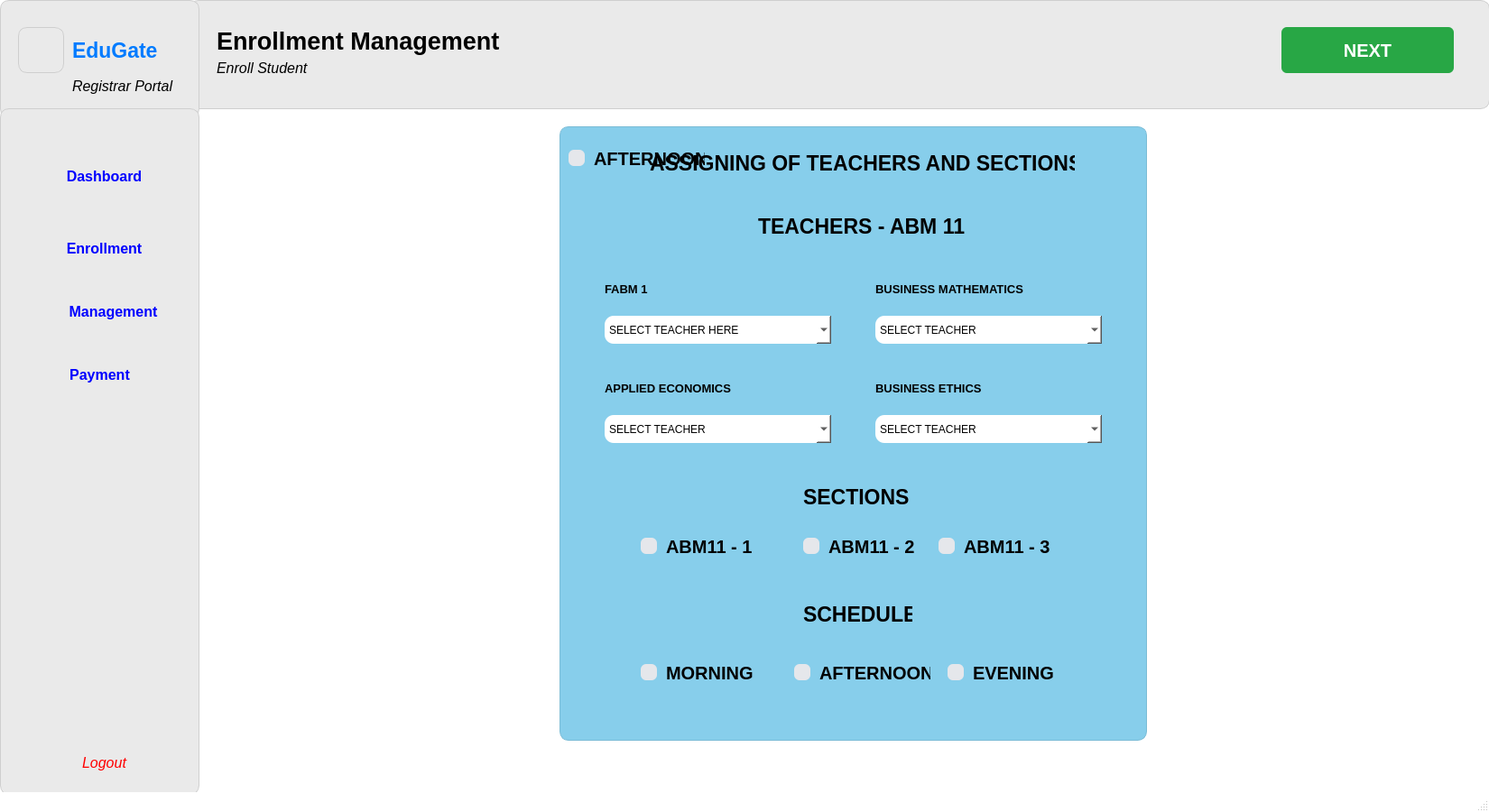
<?xml version="1.0" encoding="UTF-8"?>
<ui version="4.0">
 <class>MainWindow</class>
 <widget class="QMainWindow" name="MainWindow">
  <property name="geometry">
   <rect>
    <x>0</x>
    <y>0</y>
    <width>1650</width>
    <height>900</height>
   </rect>
  </property>
  <property name="sizePolicy">
   <sizepolicy hsizetype="Fixed" vsizetype="Fixed">
    <horstretch>0</horstretch>
    <verstretch>0</verstretch>
   </sizepolicy>
  </property>
  <property name="minimumSize">
   <size>
    <width>1650</width>
    <height>900</height>
   </size>
  </property>
  <property name="maximumSize">
   <size>
    <width>1650</width>
    <height>900</height>
   </size>
  </property>
  <property name="windowTitle">
   <string>MainWindow</string>
  </property>
  <property name="styleSheet">
   <string notr="true">QMainWindow {
    background-color: white;
}
</string>
  </property>
  <widget class="QWidget" name="centralwidget">
   <widget class="QWidget" name="widget" native="true">
    <property name="geometry">
     <rect>
      <x>210</x>
      <y>0</y>
      <width>1441</width>
      <height>121</height>
     </rect>
    </property>
    <property name="styleSheet">
     <string notr="true">QWidget {
    background-color: #eaeaea;  
    border: 1px solid #cfcfcf;
    border-radius: 10px;
}
</string>
    </property>
    <widget class="QLabel" name="label">
     <property name="geometry">
      <rect>
       <x>30</x>
       <y>20</y>
       <width>341</width>
       <height>51</height>
      </rect>
     </property>
     <property name="font">
      <font>
       <family>Segoe UI</family>
       <pointsize>20</pointsize>
       <weight>75</weight>
       <italic>false</italic>
       <bold>true</bold>
      </font>
     </property>
     <property name="styleSheet">
      <string notr="true">QLabel {
    background-color: #eaeaea;   /* match your widget color */
    border: none;                /* remove border */
    color: #000;                 /* text color (change if needed) */
}
</string>
     </property>
     <property name="text">
      <string>Enrollment Management</string>
     </property>
    </widget>
    <widget class="QLabel" name="label_2">
     <property name="geometry">
      <rect>
       <x>30</x>
       <y>60</y>
       <width>171</width>
       <height>31</height>
      </rect>
     </property>
     <property name="font">
      <font>
       <family>Segoe UI</family>
       <pointsize>12</pointsize>
       <weight>50</weight>
       <italic>true</italic>
       <bold>false</bold>
      </font>
     </property>
     <property name="styleSheet">
      <string notr="true">QLabel {
    background-color: #eaeaea;   /* match your widget color */
    border: none;                /* remove border */
    color: #000;                 /* text color (change if needed) */
}
</string>
     </property>
     <property name="text">
      <string>Enroll Student</string>
     </property>
    </widget>
    <widget class="QPushButton" name="pushButton_5">
     <property name="geometry">
      <rect>
       <x>1210</x>
       <y>30</y>
       <width>191</width>
       <height>51</height>
      </rect>
     </property>
     <property name="font">
      <font>
       <family>Segoe UI</family>
       <pointsize>15</pointsize>
       <weight>75</weight>
       <bold>true</bold>
      </font>
     </property>
     <property name="styleSheet">
      <string notr="true">QPushButton {
    background-color: #28a745;
    color: white;
    border: none;
    border-radius: 6px;
    padding: 5px 12px;
}
</string>
     </property>
     <property name="text">
      <string>NEXT</string>
     </property>
    </widget>
   </widget>
   <widget class="QWidget" name="widget_3" native="true">
    <property name="geometry">
     <rect>
      <x>0</x>
      <y>0</y>
      <width>221</width>
      <height>131</height>
     </rect>
    </property>
    <property name="styleSheet">
     <string notr="true">QWidget {
    background-color: #eaeaea;  
    border: 1px solid #cfcfcf;
    border-radius: 10px;
}
</string>
    </property>
    <widget class="QLabel" name="label_3">
     <property name="geometry">
      <rect>
       <x>20</x>
       <y>30</y>
       <width>51</width>
       <height>51</height>
      </rect>
     </property>
     <property name="text">
      <string/>
     </property>
     <property name="pixmap">
      <pixmap>../../../Downloads/ChatGPT Image Dec 10, 2025, 02_26_54 PM.png</pixmap>
     </property>
     <property name="scaledContents">
      <bool>true</bool>
     </property>
    </widget>
    <widget class="QLabel" name="label_4">
     <property name="geometry">
      <rect>
       <x>80</x>
       <y>30</y>
       <width>111</width>
       <height>51</height>
      </rect>
     </property>
     <property name="font">
      <font>
       <family>Segoe UI</family>
       <pointsize>17</pointsize>
       <weight>75</weight>
       <italic>false</italic>
       <bold>true</bold>
      </font>
     </property>
     <property name="styleSheet">
      <string notr="true">QLabel {
    color: #007BFF;    /* nice clean blue */
    background-color: transparent;   /* optional */
    border: none;                    /* optional */
}
</string>
     </property>
     <property name="text">
      <string>EduGate</string>
     </property>
    </widget>
    <widget class="QLabel" name="label_5">
     <property name="geometry">
      <rect>
       <x>80</x>
       <y>80</y>
       <width>121</width>
       <height>31</height>
      </rect>
     </property>
     <property name="font">
      <font>
       <family>Segoe UI</family>
       <pointsize>12</pointsize>
       <weight>50</weight>
       <italic>true</italic>
       <bold>false</bold>
      </font>
     </property>
     <property name="styleSheet">
      <string notr="true">QLabel {
    background-color: #eaeaea;   /* match your widget color */
    border: none;                /* remove border */
    color: #000;                 /* text color (change if needed) */
}
</string>
     </property>
     <property name="text">
      <string>Registrar Portal</string>
     </property>
    </widget>
   </widget>
   <widget class="QWidget" name="widget_2" native="true">
    <property name="geometry">
     <rect>
      <x>0</x>
      <y>120</y>
      <width>221</width>
      <height>761</height>
     </rect>
    </property>
    <property name="styleSheet">
     <string notr="true">QWidget {
    background-color: #eaeaea;  
    border: 1px solid #cfcfcf;
    border-radius: 10px;
}
</string>
    </property>
    <widget class="QLabel" name="label_6">
     <property name="geometry">
      <rect>
       <x>20</x>
       <y>60</y>
       <width>41</width>
       <height>31</height>
      </rect>
     </property>
     <property name="font">
      <font>
       <family>Segoe UI</family>
       <pointsize>8</pointsize>
       <weight>50</weight>
       <italic>true</italic>
       <bold>false</bold>
      </font>
     </property>
     <property name="styleSheet">
      <string notr="true">QLabel {
    background-color: #eaeaea;   /* match your widget color */
    border: none;                /* remove border */
    color: #000;                 /* text color (change if needed) */
}
</string>
     </property>
     <property name="text">
      <string/>
     </property>
     <property name="pixmap">
      <pixmap>../../../Downloads/dashboard-monitor.png</pixmap>
     </property>
     <property name="scaledContents">
      <bool>true</bool>
     </property>
    </widget>
    <widget class="QPushButton" name="pushButton">
     <property name="geometry">
      <rect>
       <x>20</x>
       <y>50</y>
       <width>191</width>
       <height>51</height>
      </rect>
     </property>
     <property name="font">
      <font>
       <family>Segoe UI</family>
       <pointsize>12</pointsize>
       <weight>75</weight>
       <bold>true</bold>
      </font>
     </property>
     <property name="styleSheet">
      <string notr="true">QPushButton {
    border: none;
    outline: none;
    color: blue;
}
QPushButton:hover {
    color: #1565c0;
}

QPushButton:pressed {
    color: #0d47a1;
}
</string>
     </property>
     <property name="text">
      <string>Dashboard</string>
     </property>
    </widget>
    <widget class="QLabel" name="label_7">
     <property name="geometry">
      <rect>
       <x>30</x>
       <y>140</y>
       <width>31</width>
       <height>31</height>
      </rect>
     </property>
     <property name="font">
      <font>
       <family>Segoe UI</family>
       <pointsize>8</pointsize>
       <weight>50</weight>
       <italic>true</italic>
       <bold>false</bold>
      </font>
     </property>
     <property name="styleSheet">
      <string notr="true">QLabel {
    background-color: #eaeaea;   /* match your widget color */
    border: none;                /* remove border */
    color: #000;                 /* text color (change if needed) */
}
</string>
     </property>
     <property name="text">
      <string/>
     </property>
     <property name="pixmap">
      <pixmap>../../../Downloads/user-add.png</pixmap>
     </property>
     <property name="scaledContents">
      <bool>true</bool>
     </property>
    </widget>
    <widget class="QPushButton" name="pushButton_2">
     <property name="geometry">
      <rect>
       <x>20</x>
       <y>130</y>
       <width>191</width>
       <height>51</height>
      </rect>
     </property>
     <property name="font">
      <font>
       <family>Segoe UI</family>
       <pointsize>12</pointsize>
       <weight>75</weight>
       <bold>true</bold>
      </font>
     </property>
     <property name="toolTip">
      <string>&lt;html&gt;&lt;head/&gt;&lt;body&gt;&lt;p&gt;Enrollment&lt;br/&gt;Management&lt;/p&gt;&lt;/body&gt;&lt;/html&gt;</string>
     </property>
     <property name="styleSheet">
      <string notr="true">QPushButton {
    border: none;
    outline: none;
    color: blue;
}
QPushButton:hover {
    color: #1565c0;
}

QPushButton:pressed {
    color: #0d47a1;
}
</string>
     </property>
     <property name="text">
      <string>Enrollment</string>
     </property>
    </widget>
    <widget class="QLabel" name="label_8">
     <property name="geometry">
      <rect>
       <x>20</x>
       <y>210</y>
       <width>41</width>
       <height>31</height>
      </rect>
     </property>
     <property name="font">
      <font>
       <family>Segoe UI</family>
       <pointsize>8</pointsize>
       <weight>50</weight>
       <italic>true</italic>
       <bold>false</bold>
      </font>
     </property>
     <property name="styleSheet">
      <string notr="true">QLabel {
    background-color: #eaeaea;   /* match your widget color */
    border: none;                /* remove border */
    color: #000;                 /* text color (change if needed) */
}
</string>
     </property>
     <property name="text">
      <string/>
     </property>
     <property name="pixmap">
      <pixmap>../../../Downloads/people-group.png</pixmap>
     </property>
     <property name="scaledContents">
      <bool>true</bool>
     </property>
    </widget>
    <widget class="QPushButton" name="pushButton_3">
     <property name="geometry">
      <rect>
       <x>40</x>
       <y>200</y>
       <width>171</width>
       <height>51</height>
      </rect>
     </property>
     <property name="font">
      <font>
       <family>Segoe UI</family>
       <pointsize>12</pointsize>
       <weight>75</weight>
       <bold>true</bold>
      </font>
     </property>
     <property name="toolTip">
      <string>&lt;html&gt;&lt;head/&gt;&lt;body&gt;&lt;p&gt;Enrollment&lt;br/&gt;Management&lt;/p&gt;&lt;/body&gt;&lt;/html&gt;</string>
     </property>
     <property name="styleSheet">
      <string notr="true">QPushButton {
    border: none;
    outline: none;
    color: blue;
}
QPushButton:hover {
    color: #1565c0;
}

QPushButton:pressed {
    color: #0d47a1;
}
</string>
     </property>
     <property name="text">
      <string>Management</string>
     </property>
    </widget>
    <widget class="QPushButton" name="pushButton_4">
     <property name="geometry">
      <rect>
       <x>20</x>
       <y>700</y>
       <width>191</width>
       <height>51</height>
      </rect>
     </property>
     <property name="font">
      <font>
       <family>Segoe UI</family>
       <pointsize>12</pointsize>
       <italic>true</italic>
      </font>
     </property>
     <property name="toolTip">
      <string>&lt;html&gt;&lt;head/&gt;&lt;body&gt;&lt;p&gt;Enrollment&lt;br/&gt;Management&lt;/p&gt;&lt;/body&gt;&lt;/html&gt;</string>
     </property>
     <property name="styleSheet">
      <string notr="true">QPushButton {
    border: none;
    outline: none;
}

QPushButton {
    color: red;
}

</string>
     </property>
     <property name="text">
      <string>Logout</string>
     </property>
    </widget>
    <widget class="QLabel" name="label_9">
     <property name="geometry">
      <rect>
       <x>30</x>
       <y>710</y>
       <width>41</width>
       <height>31</height>
      </rect>
     </property>
     <property name="font">
      <font>
       <family>Segoe UI</family>
       <pointsize>8</pointsize>
       <weight>50</weight>
       <italic>true</italic>
       <bold>false</bold>
      </font>
     </property>
     <property name="styleSheet">
      <string notr="true">QLabel {
    background-color: #eaeaea;   /* match your widget color */
    border: none;                /* remove border */
    color: #000;                 /* text color (change if needed) */
}
</string>
     </property>
     <property name="text">
      <string/>
     </property>
     <property name="pixmap">
      <pixmap>../../../Downloads/sign-out-alt.png</pixmap>
     </property>
     <property name="scaledContents">
      <bool>true</bool>
     </property>
    </widget>
    <widget class="QPushButton" name="pushButton_6">
     <property name="geometry">
      <rect>
       <x>20</x>
       <y>270</y>
       <width>181</width>
       <height>51</height>
      </rect>
     </property>
     <property name="font">
      <font>
       <family>Segoe UI</family>
       <pointsize>12</pointsize>
       <weight>75</weight>
       <bold>true</bold>
      </font>
     </property>
     <property name="toolTip">
      <string>&lt;html&gt;&lt;head/&gt;&lt;body&gt;&lt;p&gt;Enrollment&lt;br/&gt;Management&lt;/p&gt;&lt;/body&gt;&lt;/html&gt;</string>
     </property>
     <property name="styleSheet">
      <string notr="true">QPushButton {
    border: none;
    outline: none;
    color: blue;
}
QPushButton:hover {
    color: #1565c0;
}

QPushButton:pressed {
    color: #0d47a1;
}
</string>
     </property>
     <property name="text">
      <string>Payment</string>
     </property>
    </widget>
    <widget class="QLabel" name="label_11">
     <property name="geometry">
      <rect>
       <x>20</x>
       <y>280</y>
       <width>41</width>
       <height>31</height>
      </rect>
     </property>
     <property name="font">
      <font>
       <family>Segoe UI</family>
       <pointsize>8</pointsize>
       <weight>50</weight>
       <italic>true</italic>
       <bold>false</bold>
      </font>
     </property>
     <property name="styleSheet">
      <string notr="true">QLabel {
    background-color: #eaeaea;   /* match your widget color */
    border: none;                /* remove border */
    color: #000;                 /* text color (change if needed) */
}
</string>
     </property>
     <property name="text">
      <string/>
     </property>
     <property name="pixmap">
      <pixmap>../../../Downloads/credit-card.png</pixmap>
     </property>
     <property name="scaledContents">
      <bool>true</bool>
     </property>
    </widget>
    <zorder>pushButton</zorder>
    <zorder>label_6</zorder>
    <zorder>pushButton_2</zorder>
    <zorder>label_7</zorder>
    <zorder>pushButton_3</zorder>
    <zorder>label_8</zorder>
    <zorder>pushButton_4</zorder>
    <zorder>label_9</zorder>
    <zorder>pushButton_6</zorder>
    <zorder>label_11</zorder>
   </widget>
   <widget class="QWidget" name="widget_7" native="true">
    <property name="geometry">
     <rect>
      <x>620</x>
      <y>140</y>
      <width>651</width>
      <height>681</height>
     </rect>
    </property>
    <property name="styleSheet">
     <string notr="true">QWidget {
    background-color: #87ceeb;
    border: 1px solid #7bbcd6;
    border-radius: 10px;
}
</string>
    </property>
    <widget class="QLabel" name="label_20">
     <property name="geometry">
      <rect>
       <x>100</x>
       <y>30</y>
       <width>471</width>
       <height>21</height>
      </rect>
     </property>
     <property name="font">
      <font>
       <family>Segoe UI</family>
       <pointsize>17</pointsize>
       <weight>75</weight>
       <bold>true</bold>
      </font>
     </property>
     <property name="styleSheet">
      <string notr="true">QLabel {
    border: none;
}
</string>
     </property>
     <property name="text">
      <string>ASSIGNING OF TEACHERS AND SECTIONS</string>
     </property>
    </widget>
    <widget class="QLabel" name="label_22">
     <property name="geometry">
      <rect>
       <x>50</x>
       <y>170</y>
       <width>161</width>
       <height>21</height>
      </rect>
     </property>
     <property name="font">
      <font>
       <family>Segoe UI</family>
       <pointsize>10</pointsize>
       <weight>75</weight>
       <bold>true</bold>
      </font>
     </property>
     <property name="styleSheet">
      <string notr="true">QLabel {
    border: none;
}
</string>
     </property>
     <property name="text">
      <string>FABM 1</string>
     </property>
    </widget>
    <widget class="QComboBox" name="comboBox_3">
     <property name="geometry">
      <rect>
       <x>50</x>
       <y>210</y>
       <width>251</width>
       <height>31</height>
      </rect>
     </property>
     <property name="styleSheet">
      <string notr="true">QComboBox {
    background-color: white;
    color: black;
    border: none;
}

QComboBox QAbstractItemView {
    background-color: white;
    color: black;
}
</string>
     </property>
     <property name="inputMethodHints">
      <set>Qt::ImhNone</set>
     </property>
     <property name="editable">
      <bool>false</bool>
     </property>
     <property name="currentText">
      <string>SELECT TEACHER HERE</string>
     </property>
     <item>
      <property name="text">
       <string>SELECT TEACHER HERE</string>
      </property>
     </item>
     <item>
      <property name="text">
       <string>Angela R. Cruz</string>
      </property>
     </item>
     <item>
      <property name="text">
       <string>Andrew M. Lim</string>
      </property>
     </item>
     <item>
      <property name="text">
       <string>Daniel P. Santos</string>
      </property>
     </item>
    </widget>
    <widget class="QLabel" name="label_23">
     <property name="geometry">
      <rect>
       <x>350</x>
       <y>170</y>
       <width>191</width>
       <height>21</height>
      </rect>
     </property>
     <property name="font">
      <font>
       <family>Segoe UI</family>
       <pointsize>10</pointsize>
       <weight>75</weight>
       <bold>true</bold>
      </font>
     </property>
     <property name="styleSheet">
      <string notr="true">QLabel {
    border: none;
}
</string>
     </property>
     <property name="text">
      <string>BUSINESS MATHEMATICS</string>
     </property>
    </widget>
    <widget class="QComboBox" name="comboBox_4">
     <property name="geometry">
      <rect>
       <x>350</x>
       <y>210</y>
       <width>251</width>
       <height>31</height>
      </rect>
     </property>
     <property name="styleSheet">
      <string notr="true">QComboBox {
    background-color: white;
    color: black;
    border: none;
}

QComboBox QAbstractItemView {
    background-color: white;
    color: black;
}
</string>
     </property>
     <property name="inputMethodHints">
      <set>Qt::ImhNone</set>
     </property>
     <property name="editable">
      <bool>false</bool>
     </property>
     <property name="currentText">
      <string>SELECT TEACHER</string>
     </property>
     <item>
      <property name="text">
       <string>SELECT TEACHER</string>
      </property>
     </item>
     <item>
      <property name="text">
       <string>Daniel P. Santos</string>
      </property>
     </item>
     <item>
      <property name="text">
       <string>Joseph L. Mendoza</string>
      </property>
     </item>
     <item>
      <property name="text">
       <string>Patricia L. Gomez</string>
      </property>
     </item>
    </widget>
    <widget class="QComboBox" name="comboBox_5">
     <property name="geometry">
      <rect>
       <x>50</x>
       <y>320</y>
       <width>251</width>
       <height>31</height>
      </rect>
     </property>
     <property name="styleSheet">
      <string notr="true">QComboBox {
    background-color: white;
    color: black;
    border: none;
}

QComboBox QAbstractItemView {
    background-color: white;
    color: black;
}
</string>
     </property>
     <property name="inputMethodHints">
      <set>Qt::ImhNone</set>
     </property>
     <property name="editable">
      <bool>false</bool>
     </property>
     <property name="currentText">
      <string>SELECT TEACHER</string>
     </property>
     <item>
      <property name="text">
       <string>SELECT TEACHER</string>
      </property>
     </item>
     <item>
      <property name="text">
       <string>Andrew M. Lim</string>
      </property>
     </item>
     <item>
      <property name="text">
       <string>Patricia L. Gomez</string>
      </property>
     </item>
     <item>
      <property name="text">
       <string>Clarissa M. Villanueva</string>
      </property>
     </item>
    </widget>
    <widget class="QLabel" name="label_25">
     <property name="geometry">
      <rect>
       <x>50</x>
       <y>280</y>
       <width>161</width>
       <height>21</height>
      </rect>
     </property>
     <property name="font">
      <font>
       <family>Segoe UI</family>
       <pointsize>10</pointsize>
       <weight>75</weight>
       <bold>true</bold>
      </font>
     </property>
     <property name="styleSheet">
      <string notr="true">QLabel {
    border: none;
}
</string>
     </property>
     <property name="text">
      <string>APPLIED ECONOMICS</string>
     </property>
    </widget>
    <widget class="QComboBox" name="comboBox_6">
     <property name="geometry">
      <rect>
       <x>350</x>
       <y>320</y>
       <width>251</width>
       <height>31</height>
      </rect>
     </property>
     <property name="styleSheet">
      <string notr="true">QComboBox {
    background-color: white;
    color: black;
    border: none;
}

QComboBox QAbstractItemView {
    background-color: white;
    color: black;
}
</string>
     </property>
     <property name="inputMethodHints">
      <set>Qt::ImhNone</set>
     </property>
     <property name="editable">
      <bool>false</bool>
     </property>
     <property name="currentText">
      <string>SELECT TEACHER</string>
     </property>
     <item>
      <property name="text">
       <string>SELECT TEACHER</string>
      </property>
     </item>
     <item>
      <property name="text">
       <string>Andrew M. Lim</string>
      </property>
     </item>
     <item>
      <property name="text">
       <string>Patricia L. Gomez</string>
      </property>
     </item>
     <item>
      <property name="text">
       <string>Angela R. Cruz</string>
      </property>
     </item>
    </widget>
    <widget class="QLabel" name="label_26">
     <property name="geometry">
      <rect>
       <x>350</x>
       <y>280</y>
       <width>161</width>
       <height>21</height>
      </rect>
     </property>
     <property name="font">
      <font>
       <family>Segoe UI</family>
       <pointsize>10</pointsize>
       <weight>75</weight>
       <bold>true</bold>
      </font>
     </property>
     <property name="styleSheet">
      <string notr="true">QLabel {
    border: none;
}
</string>
     </property>
     <property name="text">
      <string>BUSINESS ETHICS</string>
     </property>
    </widget>
    <widget class="QCheckBox" name="checkBox">
     <property name="geometry">
      <rect>
       <x>90</x>
       <y>440</y>
       <width>141</width>
       <height>51</height>
      </rect>
     </property>
     <property name="font">
      <font>
       <family>Segoe UI</family>
       <pointsize>-1</pointsize>
       <weight>75</weight>
       <bold>true</bold>
      </font>
     </property>
     <property name="styleSheet">
      <string notr="true">QCheckBox {
    background: transparent;
    border: none;
    padding: 0px;
    margin: 0px;

    spacing: 10px;
    color: #000000;          /* BLACK text */
    font-family: &quot;Segoe UI&quot;;
    font-size: 20px;
    font-weight: bold;
}

QCheckBox::indicator {
    width: 18px;
    height: 18px;
    border: none;            /* no border */
    background-color: #e5e7eb;
    border-radius: 6px;
}

QCheckBox::indicator:checked {
    background-color: #22c55e;   /* green */
}
</string>
     </property>
     <property name="text">
      <string>ABM11 - 1</string>
     </property>
    </widget>
    <widget class="QCheckBox" name="checkBox_3">
     <property name="geometry">
      <rect>
       <x>420</x>
       <y>440</y>
       <width>141</width>
       <height>51</height>
      </rect>
     </property>
     <property name="font">
      <font>
       <family>Segoe UI</family>
       <pointsize>-1</pointsize>
       <weight>75</weight>
       <bold>true</bold>
      </font>
     </property>
     <property name="styleSheet">
      <string notr="true">QCheckBox {
    background: transparent;
    border: none;
    padding: 0px;
    margin: 0px;

    spacing: 10px;
    color: #000000;          /* BLACK text */
    font-family: &quot;Segoe UI&quot;;
    font-size: 20px;
    font-weight: bold;
}

QCheckBox::indicator {
    width: 18px;
    height: 18px;
    border: none;            /* no border */
    background-color: #e5e7eb;
    border-radius: 6px;
}

QCheckBox::indicator:checked {
    background-color: #22c55e;   /* green */
}
</string>
     </property>
     <property name="text">
      <string>ABM11 - 3</string>
     </property>
    </widget>
    <widget class="QCheckBox" name="checkBox_4">
     <property name="geometry">
      <rect>
       <x>270</x>
       <y>440</y>
       <width>141</width>
       <height>51</height>
      </rect>
     </property>
     <property name="font">
      <font>
       <family>Segoe UI</family>
       <pointsize>-1</pointsize>
       <weight>75</weight>
       <bold>true</bold>
      </font>
     </property>
     <property name="styleSheet">
      <string notr="true">QCheckBox {
    background: transparent;
    border: none;
    padding: 0px;
    margin: 0px;

    spacing: 10px;
    color: #000000;          /* BLACK text */
    font-family: &quot;Segoe UI&quot;;
    font-size: 20px;
    font-weight: bold;
}

QCheckBox::indicator {
    width: 18px;
    height: 18px;
    border: none;            /* no border */
    background-color: #e5e7eb;
    border-radius: 6px;
}

QCheckBox::indicator:checked {
    background-color: #22c55e;   /* green */
}
</string>
     </property>
     <property name="text">
      <string>ABM11 - 2</string>
     </property>
    </widget>
    <widget class="QLabel" name="label_34">
     <property name="geometry">
      <rect>
       <x>270</x>
       <y>400</y>
       <width>121</width>
       <height>21</height>
      </rect>
     </property>
     <property name="font">
      <font>
       <family>Segoe UI</family>
       <pointsize>17</pointsize>
       <weight>75</weight>
       <bold>true</bold>
      </font>
     </property>
     <property name="styleSheet">
      <string notr="true">QLabel {
    border: none;
}
</string>
     </property>
     <property name="text">
      <string>SECTIONS</string>
     </property>
    </widget>
    <widget class="QLabel" name="label_28">
     <property name="geometry">
      <rect>
       <x>220</x>
       <y>100</y>
       <width>251</width>
       <height>21</height>
      </rect>
     </property>
     <property name="font">
      <font>
       <family>Segoe UI</family>
       <pointsize>17</pointsize>
       <weight>75</weight>
       <bold>true</bold>
      </font>
     </property>
     <property name="styleSheet">
      <string notr="true">QLabel {
    border: none;
}
</string>
     </property>
     <property name="text">
      <string>TEACHERS - ABM 11</string>
     </property>
    </widget>
    <widget class="QLabel" name="label_35">
     <property name="geometry">
      <rect>
       <x>270</x>
       <y>530</y>
       <width>121</width>
       <height>21</height>
      </rect>
     </property>
     <property name="font">
      <font>
       <family>Segoe UI</family>
       <pointsize>17</pointsize>
       <weight>75</weight>
       <bold>true</bold>
      </font>
     </property>
     <property name="styleSheet">
      <string notr="true">QLabel {
    border: none;
}
</string>
     </property>
     <property name="text">
      <string>SCHEDULE</string>
     </property>
    </widget>
    <widget class="QCheckBox" name="checkBox_2">
     <property name="geometry">
      <rect>
       <x>90</x>
       <y>580</y>
       <width>141</width>
       <height>51</height>
      </rect>
     </property>
     <property name="font">
      <font>
       <family>Segoe UI</family>
       <pointsize>-1</pointsize>
       <weight>75</weight>
       <bold>true</bold>
      </font>
     </property>
     <property name="styleSheet">
      <string notr="true">QCheckBox {
    background: transparent;
    border: none;
    padding: 0px;
    margin: 0px;

    spacing: 10px;
    color: #000000;          /* BLACK text */
    font-family: &quot;Segoe UI&quot;;
    font-size: 20px;
    font-weight: bold;
}

QCheckBox::indicator {
    width: 18px;
    height: 18px;
    border: none;            /* no border */
    background-color: #e5e7eb;
    border-radius: 6px;
}

QCheckBox::indicator:checked {
    background-color: #22c55e;   /* green */
}
</string>
     </property>
     <property name="text">
      <string>MORNING</string>
     </property>
    </widget>
    <widget class="QCheckBox" name="checkBox_5">
     <property name="geometry">
      <rect>
       <x>260</x>
       <y>580</y>
       <width>151</width>
       <height>51</height>
      </rect>
     </property>
     <property name="font">
      <font>
       <family>Segoe UI</family>
       <pointsize>-1</pointsize>
       <weight>75</weight>
       <bold>true</bold>
      </font>
     </property>
     <property name="styleSheet">
      <string notr="true">QCheckBox {
    background: transparent;
    border: none;
    padding: 0px;
    margin: 0px;

    spacing: 10px;
    color: #000000;          /* BLACK text */
    font-family: &quot;Segoe UI&quot;;
    font-size: 20px;
    font-weight: bold;
}

QCheckBox::indicator {
    width: 18px;
    height: 18px;
    border: none;            /* no border */
    background-color: #e5e7eb;
    border-radius: 6px;
}

QCheckBox::indicator:checked {
    background-color: #22c55e;   /* green */
}
</string>
     </property>
     <property name="text">
      <string>AFTERNOON</string>
     </property>
    </widget>
    <widget class="QCheckBox" name="checkBox_6">
     <property name="geometry">
      <rect>
       <x>430</x>
       <y>580</y>
       <width>141</width>
       <height>51</height>
      </rect>
     </property>
     <property name="font">
      <font>
       <family>Segoe UI</family>
       <pointsize>-1</pointsize>
       <weight>75</weight>
       <bold>true</bold>
      </font>
     </property>
     <property name="styleSheet">
      <string notr="true">QCheckBox {
    background: transparent;
    border: none;
    padding: 0px;
    margin: 0px;

    spacing: 10px;
    color: #000000;          /* BLACK text */
    font-family: &quot;Segoe UI&quot;;
    font-size: 20px;
    font-weight: bold;
}

QCheckBox::indicator {
    width: 18px;
    height: 18px;
    border: none;            /* no border */
    background-color: #e5e7eb;
    border-radius: 6px;
}

QCheckBox::indicator:checked {
    background-color: #22c55e;   /* green */
}
</string>
     </property>
     <property name="text">
      <string>EVENING</string>
     </property>
    </widget>
    <widget class="QCheckBox" name="checkBox_7">
     <property name="geometry">
      <rect>
       <x>140</x>
       <y>670</y>
       <width>141</width>
       <height>51</height>
      </rect>
     </property>
     <property name="font">
      <font>
       <family>Segoe UI</family>
       <pointsize>-1</pointsize>
       <weight>75</weight>
       <bold>true</bold>
      </font>
     </property>
     <property name="styleSheet">
      <string notr="true">QCheckBox {
    background: transparent;
    border: none;
    padding: 0px;
    margin: 0px;

    spacing: 10px;
    color: #000000;          /* BLACK text */
    font-family: &quot;Segoe UI&quot;;
    font-size: 20px;
    font-weight: bold;
}

QCheckBox::indicator {
    width: 18px;
    height: 18px;
    border: none;            /* no border */
    background-color: #e5e7eb;
    border-radius: 6px;
}

QCheckBox::indicator:checked {
    background-color: #22c55e;   /* green */
}
</string>
     </property>
     <property name="text">
      <string>MORNING</string>
     </property>
    </widget>
    <widget class="QCheckBox" name="checkBox_8">
     <property name="geometry">
      <rect>
       <x>10</x>
       <y>10</y>
       <width>151</width>
       <height>51</height>
      </rect>
     </property>
     <property name="font">
      <font>
       <family>Segoe UI</family>
       <pointsize>-1</pointsize>
       <weight>75</weight>
       <bold>true</bold>
      </font>
     </property>
     <property name="styleSheet">
      <string notr="true">QCheckBox {
    background: transparent;
    border: none;
    padding: 0px;
    margin: 0px;

    spacing: 10px;
    color: #000000;          /* BLACK text */
    font-family: &quot;Segoe UI&quot;;
    font-size: 20px;
    font-weight: bold;
}

QCheckBox::indicator {
    width: 18px;
    height: 18px;
    border: none;            /* no border */
    background-color: #e5e7eb;
    border-radius: 6px;
}

QCheckBox::indicator:checked {
    background-color: #22c55e;   /* green */
}
</string>
     </property>
     <property name="text">
      <string>AFTERNOON</string>
     </property>
    </widget>
   </widget>
  </widget>
  <widget class="QStatusBar" name="statusbar"/>
 </widget>
 <resources/>
 <connections/>
</ui>
